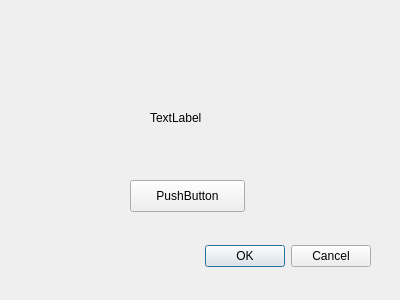
<?xml version="1.0" encoding="UTF-8"?>
<ui version="4.0">
 <class>Dialog</class>
 <widget class="QDialog" name="Dialog">
  <property name="geometry">
   <rect>
    <x>0</x>
    <y>0</y>
    <width>400</width>
    <height>300</height>
   </rect>
  </property>
  <property name="windowTitle">
   <string>Dialog</string>
  </property>
  <widget class="QDialogButtonBox" name="buttonBox">
   <property name="geometry">
    <rect>
     <x>30</x>
     <y>240</y>
     <width>341</width>
     <height>32</height>
    </rect>
   </property>
   <property name="orientation">
    <enum>Qt::Horizontal</enum>
   </property>
   <property name="standardButtons">
    <set>QDialogButtonBox::Cancel|QDialogButtonBox::Ok</set>
   </property>
  </widget>
  <widget class="QLabel" name="label">
   <property name="geometry">
    <rect>
     <x>150</x>
     <y>110</y>
     <width>59</width>
     <height>16</height>
    </rect>
   </property>
   <property name="text">
    <string>TextLabel</string>
   </property>
  </widget>
  <widget class="QPushButton" name="pushButton">
   <property name="geometry">
    <rect>
     <x>130</x>
     <y>180</y>
     <width>115</width>
     <height>32</height>
    </rect>
   </property>
   <property name="text">
    <string>PushButton</string>
   </property>
  </widget>
 </widget>
 <resources/>
 <connections>
  <connection>
   <sender>buttonBox</sender>
   <signal>accepted()</signal>
   <receiver>Dialog</receiver>
   <slot>accept()</slot>
   <hints>
    <hint type="sourcelabel">
     <x>248</x>
     <y>254</y>
    </hint>
    <hint type="destinationlabel">
     <x>157</x>
     <y>274</y>
    </hint>
   </hints>
  </connection>
  <connection>
   <sender>buttonBox</sender>
   <signal>rejected()</signal>
   <receiver>Dialog</receiver>
   <slot>reject()</slot>
   <hints>
    <hint type="sourcelabel">
     <x>316</x>
     <y>260</y>
    </hint>
    <hint type="destinationlabel">
     <x>286</x>
     <y>274</y>
    </hint>
   </hints>
  </connection>
 </connections>
</ui>
